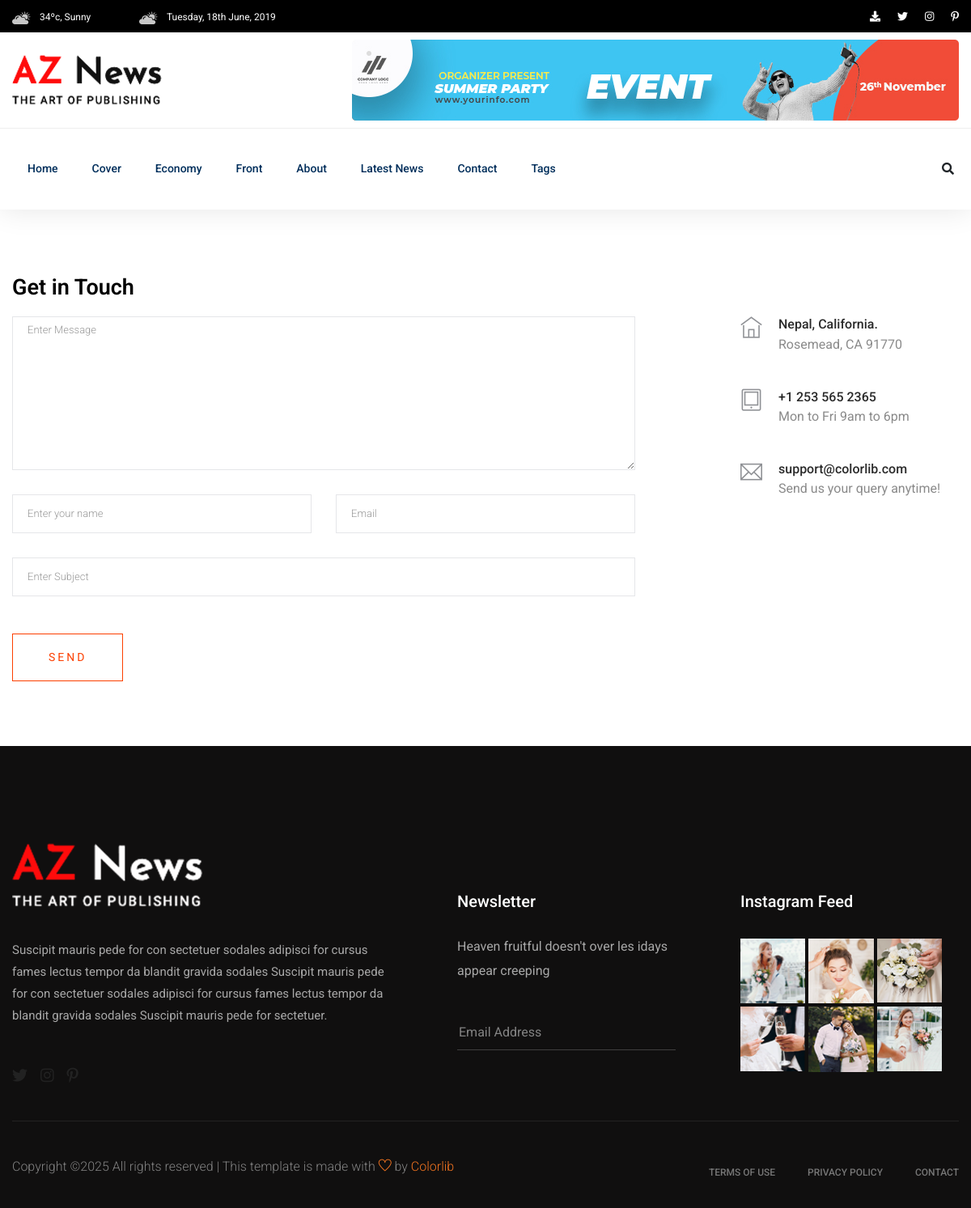
Page /contact/ on the committed database.
### newspaper/models.py (models this page shows, shortened)
class TimeStampModel(models.Model):
    created_at = models.DateTimeField(auto_now_add=True)
    updated_at = models.DateTimeField(auto_now=True)
    class Meta:
        abstract = True  # Don't create Table

class Category(TimeStampModel):
    name = models.CharField(max_length=100)
    class Meta:
        ordering = ["name"]

### newspaper/views.py (the view, shortened to what this page needs)
# urls.py: path("contact/", views.ContactView.as_view(), name="contact"),
class ContactView(View):
    template_name = "aznews/contact.html"
    def get(self, request):
        return render(request, self.template_name)

### newspaper/nav.py (called while the page is built)
def navigation(request):
    trending_posts = Post.objects.filter(
        published_at__isnull=False, status="active"
    ).order_by("-views_count")[:5]
    categories = Category.objects.all()[:3]
    side_categories = Category.objects.all()[:6]
    tags = Tag.objects.all()[:12]
    return {
        "trending_posts": trending_posts,
        "categories": categories,
        "side_categories": side_categories,
        "tags": tags,
    }

### templates/aznews/contact.html (shortened to what this page needs)
{% extends "aznews/base.html" %}
{% block content %}
    <section class="contact-section">
        <div class="container">
            <div class="row">
                <div class="col-12">
                    <h2 class="contact-title">Get in Touch</h2>
                </div>
                <div class="col-lg-8">
                    <form class="form-contact contact_form"
                          action=""
                          method="post"
                          id="contactForm"
                          novalidate="novalidate">
                        <div class="row">
                            <div class="col-12">
                                <div class="form-group">
                                    <textarea class="form-control w-100"
                                              name="message"
                                              id="message"
                                              cols="30"
                                              rows="9"
                                              onfocus="this.placeholder = ''"
                                              onblur="this.placeholder = 'Enter Message'"
                                              placeholder="Enter Message">{{ form.message.value }}</textarea>
                                </div>
                            </div>
                            <div class="col-sm-6">
                                <div class="form-group">
                                    <input class="form-control valid"
                                           name="name"
                                           id="name"
                                           type="text"
                                           onfocus="this.placeholder = ''"
                                           onblur="this.placeholder = 'Enter your name'"
                                           placeholder="Enter your name"
                                           value="{{ form.name.value }}" />
                                </div>
                            </div>
                            <div class="col-sm-6">
                                <div class="form-group">
                                    <input class="form-control valid"
                                           name="email"
                                           id="email"
                                           type="email"
                                           onfocus="this.placeholder = ''"
                                           onblur="this.placeholder = 'Enter email address'"
                                           placeholder="Email"
                                           value="{{ form.email.value }}" />
                                </div>
                            </div>
                            <div class="col-12">
                                <div class="form-group">
                                    <input class="form-control"
                                           name="subject"
                                           id="subject"
                                           type="text"
                                           onfocus="this.placeholder = ''"
                                           onblur="this.placeholder = 'Enter Subject'"
                                           placeholder="Enter Subject"
                                           value="{{ form.subject.value }}" />
                                </div>
                            </div>
                        </div>
                        <div class="form-group mt-3">
                            <button type="submit" class="button button-contactForm boxed-btn">Send</button>
                        </div>
                    </form>
                </div>
                <div class="col-lg-3 offset-lg-1">
                    <div class="media contact-info">
                        <span class="contact-info__icon"><i class="ti-home"></i></span>
                        <div class="media-body">
                            <h3>Nepal, California.</h3>
                            <p>Rosemead, CA 91770</p>
                        </div>
                    </div>
                    <div class="media contact-info">
                        <span class="contact-info__icon"><i class="ti-tablet"></i></span>
                        <div class="media-body">
                            <h3>+1 253 565 2365</h3>
                            <p>Mon to Fri 9am to 6pm</p>
                        </div>
                    </div>
                    <div class="media contact-info">
                        <span class="contact-info__icon"><i class="ti-email"></i></span>
                        <div class="media-body">
                            <h3>support@colorlib.com</h3>
                            <p>Send us your query anytime!</p>
                        </div>
                    </div>
                </div>
            </div>
        </div>
    </section>
{% endblock content %}

### templates/aznews/header.html (shortened to what this page needs)
{% load static %}
<header>
  <div class="header-area">
    <div class="main-header ">
      <div class="header-top black-bg d-none d-md-block">
        <div class="container">
          <div class="col-xl-12">
            <div class="row d-flex justify-content-between align-items-center">
              <div class="header-info-left">
                <ul>
                  <li>
                    <img src="{% static 'aznews/assets/img/icon/header_icon1.png' %}" alt="" />
                    34ºc, Sunny
                  </li>
                  <li>
                    <img src="{% static 'aznews/assets/img/icon/header_icon1.png' %}" alt="" />
                    Tuesday, 18th June, 2019
                  </li>
                </ul>
              </div>
              <div class="header-info-right">
                <ul class="header-social">
                  <li>
                    <a href="{% url 'user-report' %}"><i class="fas fa-download"></i></a>
                  </li>
                  <li>
                  <a href="#"><i class="fab fa-twitter"></i></a>
                </li>
                <li>
                <a href="#"><i class="fab fa-instagram"></i></a>
                </li>
                <li>
                  <a href="#"><i class="fab fa-pinterest-p"></i></a>
                </li>
              </ul>
            </div>
          </div>
        </div>
      </div>
    </div>
    <div class="header-mid d-none d-md-block">
      <div class="container">
        <div class="row d-flex align-items-center">
          <div class="col-xl-3 col-lg-3 col-md-3">
            <div class="logo">
              <a href="/">
                <img src="{% static 'aznews/assets/img/logo/logo.png' %}" alt="" />
              </a>
            </div>
          </div>
          <div class="col-xl-9 col-lg-9 col-md-9">
            <div class="header-banner f-right ">
              <img src="{% static 'aznews/assets/img/hero/header_card.jpg' %}" alt="" />
            </div>
          </div>
        </div>
      </div>
    </div>
    <div class="header-bottom header-sticky">
      <div class="container">
        <div class="row align-items-center">
          <div class="col-xl-10 col-lg-10 col-md-12 header-flex">
            <div class="main-menu d-none d-md-block">
              <nav>
                <ul id="navigation">
                  <li>
                    <a href="/">Home</a>
                  </li>
                  {% for category in categories %}
                    <li>
                      <a href="{% url 'post-by-category' category.id %}">{{ category.name }}</a>
                    </li>
                  {% endfor %}
                  <li>
                    <a href="{% url 'about' %}">About</a>
                  </li>
                  <li>
                    <a href="{% url 'post-list' %}">Latest News</a>
                  </li>
                  <li>
                    <a href="{% url 'contact' %}">Contact</a>
                  </li>
                  <li>
                    <a href="#">Tags</a>
                  </li>
                </ul>
              </nav>
            </div>
          </div>
          <div class="col-xl-2 col-lg-2 col-md-4">
            <div class="header-right-btn f-right d-none d-lg-block">
              <i class="fas fa-search special-tag"></i>
            </div>
          </div>
          <div class="col-12">
          </div>
        </div>
      </div>
    </div>
  </div>
</div>
</header>

### rows in the picture
Category: name "Cover"
Category: name "Economy"
Category: name "Front"
